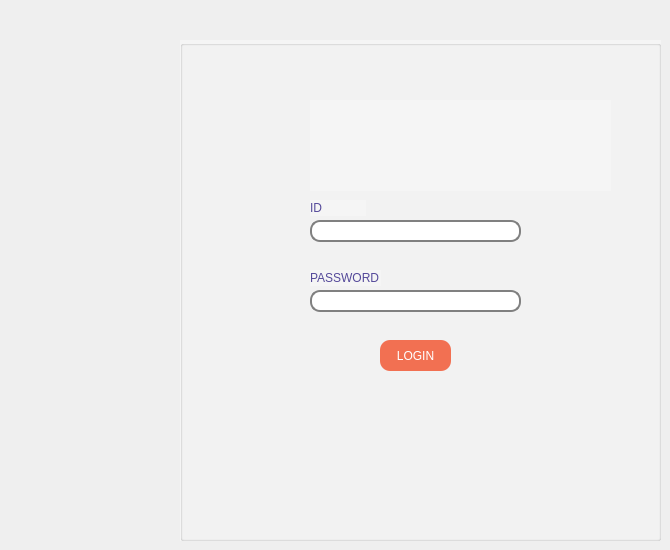
    <widget class="QWidget" name="page">
     <widget class="QGroupBox" name="groupBox_6">
      <property name="geometry">
       <rect>
        <x>180</x>
        <y>40</y>
        <width>481</width>
        <height>501</height>
       </rect>
      </property>
      <property name="styleSheet">
       <string notr="true">background-color: rgb(245, 245, 245);</string>
      </property>
      <property name="title">
       <string/>
      </property>
      <widget class="QLineEdit" name="lineEdit_7">
       <property name="geometry">
        <rect>
         <x>130</x>
         <y>180</y>
         <width>211</width>
         <height>22</height>
        </rect>
       </property>
       <property name="styleSheet">
        <string notr="true">background-color:rgb(255, 255, 255); 
font: 8pt &quot;Arial&quot;;
border: 2px solid gray; 
border-radius: 10px; 
padding: 0 8px; 
selection-background-color: darkgray; 
</string>
       </property>
      </widget>
      <widget class="QLineEdit" name="lineEdit_10">
       <property name="geometry">
        <rect>
         <x>130</x>
         <y>250</y>
         <width>211</width>
         <height>22</height>
        </rect>
       </property>
       <property name="styleSheet">
        <string notr="true">background-color:rgb(255, 255, 255); 
font: 8pt &quot;Arial&quot;;
border: 2px solid gray; 
border-radius: 10px; 
padding: 0 8px; 
selection-background-color: darkgray; 
</string>
       </property>
      </widget>
      <widget class="QToolButton" name="toolButton_8">
       <property name="geometry">
        <rect>
         <x>200</x>
         <y>300</y>
         <width>71</width>
         <height>31</height>
        </rect>
       </property>
       <property name="styleSheet">
        <string notr="true">background-color:rgb(242, 112, 82); 
color: rgb(255, 255, 255);
font: 8pt &quot;Arial&quot;;

border-radius: 10px; 
padding: 0 8px; 
selection-background-color: darkgray; 
</string>
       </property>
       <property name="text">
        <string>LOGIN</string>
       </property>
      </widget>
      <widget class="QLabel" name="label_2">
       <property name="geometry">
        <rect>
         <x>130</x>
         <y>230</y>
         <width>71</width>
         <height>16</height>
        </rect>
       </property>
       <property name="styleSheet">
        <string notr="true">color: rgb(85, 74, 154);</string>
       </property>
       <property name="text">
        <string>PASSWORD</string>
       </property>
      </widget>
      <widget class="QLabel" name="label_41">
       <property name="geometry">
        <rect>
         <x>130</x>
         <y>160</y>
         <width>56</width>
         <height>16</height>
        </rect>
       </property>
       <property name="styleSheet">
        <string notr="true">color: rgb(85, 74, 154);</string>
       </property>
       <property name="text">
        <string>ID</string>
       </property>
      </widget>
      <widget class="QLabel" name="logobb">
       <property name="geometry">
        <rect>
         <x>130</x>
         <y>60</y>
         <width>301</width>
         <height>91</height>
        </rect>
       </property>
       <property name="text">
        <string/>
       </property>
      </widget>
     </widget>
    </widget>
